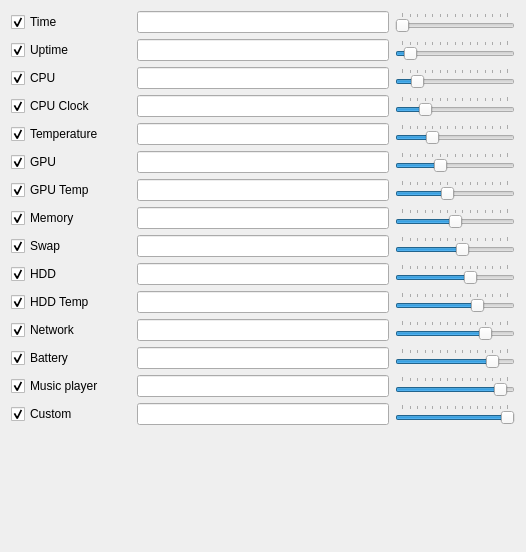
         <widget class="QWidget" name="content_settings">
          <property name="geometry">
           <rect>
            <x>0</x>
            <y>0</y>
            <width>526</width>
            <height>552</height>
           </rect>
          </property>
          <layout class="QVBoxLayout" name="verticalLayout_7">
           <item>
            <layout class="QHBoxLayout" name="layout_time">
             <item>
              <widget class="QCheckBox" name="checkBox_time">
               <property name="minimumSize">
                <size>
                 <width>120</width>
                 <height>0</height>
                </size>
               </property>
               <property name="text">
                <string>Time</string>
               </property>
               <property name="checked">
                <bool>true</bool>
               </property>
              </widget>
             </item>
             <item>
              <widget class="QLineEdit" name="lineEdit_time">
               <property name="toolTip">
                <string>$time - time in default format
$isotime - time in ISO format
$shorttime - time in short format
$longtime - time in log format
$custom - custom time format</string>
               </property>
               <property name="alignment">
                <set>Qt::AlignRight|Qt::AlignTrailing|Qt::AlignVCenter</set>
               </property>
              </widget>
             </item>
             <item>
              <widget class="QSlider" name="slider_time">
               <property name="maximumSize">
                <size>
                 <width>120</width>
                 <height>16777215</height>
                </size>
               </property>
               <property name="minimum">
                <number>1</number>
               </property>
               <property name="maximum">
                <number>15</number>
               </property>
               <property name="pageStep">
                <number>1</number>
               </property>
               <property name="orientation">
                <enum>Qt::Horizontal</enum>
               </property>
               <property name="tickPosition">
                <enum>QSlider::TicksAbove</enum>
               </property>
              </widget>
             </item>
            </layout>
           </item>
           <item>
            <layout class="QHBoxLayout" name="layout_uptime">
             <item>
              <widget class="QCheckBox" name="checkBox_uptime">
               <property name="minimumSize">
                <size>
                 <width>120</width>
                 <height>0</height>
                </size>
               </property>
               <property name="text">
                <string>Uptime</string>
               </property>
               <property name="checked">
                <bool>true</bool>
               </property>
              </widget>
             </item>
             <item>
              <widget class="QLineEdit" name="lineEdit_uptime">
               <property name="toolTip">
                <string>$uptime - system uptime
$custom - custom format</string>
               </property>
               <property name="alignment">
                <set>Qt::AlignRight|Qt::AlignTrailing|Qt::AlignVCenter</set>
               </property>
              </widget>
             </item>
             <item>
              <widget class="QSlider" name="slider_uptime">
               <property name="maximumSize">
                <size>
                 <width>120</width>
                 <height>16777215</height>
                </size>
               </property>
               <property name="minimum">
                <number>1</number>
               </property>
               <property name="maximum">
                <number>15</number>
               </property>
               <property name="pageStep">
                <number>1</number>
               </property>
               <property name="value">
                <number>2</number>
               </property>
               <property name="orientation">
                <enum>Qt::Horizontal</enum>
               </property>
               <property name="tickPosition">
                <enum>QSlider::TicksAbove</enum>
               </property>
              </widget>
             </item>
            </layout>
           </item>
           <item>
            <layout class="QHBoxLayout" name="layout_cpu">
             <item>
              <widget class="QCheckBox" name="checkBox_cpu">
               <property name="minimumSize">
                <size>
                 <width>120</width>
                 <height>0</height>
                </size>
               </property>
               <property name="text">
                <string>CPU</string>
               </property>
               <property name="checked">
                <bool>true</bool>
               </property>
               <property name="tristate">
                <bool>true</bool>
               </property>
              </widget>
             </item>
             <item>
              <widget class="QLineEdit" name="lineEdit_cpu">
               <property name="toolTip">
                <string>$cpu - total load CPU, %
$cpu0 - load CPU for core 0, %
...
$cpu9 - load CPU for core 9, %
...
$cpuN - load CPU for core N, %</string>
               </property>
               <property name="alignment">
                <set>Qt::AlignRight|Qt::AlignTrailing|Qt::AlignVCenter</set>
               </property>
              </widget>
             </item>
             <item>
              <widget class="QSlider" name="slider_cpu">
               <property name="maximumSize">
                <size>
                 <width>120</width>
                 <height>16777215</height>
                </size>
               </property>
               <property name="minimum">
                <number>1</number>
               </property>
               <property name="maximum">
                <number>15</number>
               </property>
               <property name="pageStep">
                <number>1</number>
               </property>
               <property name="value">
                <number>3</number>
               </property>
               <property name="orientation">
                <enum>Qt::Horizontal</enum>
               </property>
               <property name="tickPosition">
                <enum>QSlider::TicksAbove</enum>
               </property>
              </widget>
             </item>
            </layout>
           </item>
           <item>
            <layout class="QHBoxLayout" name="layout_cpuclock">
             <item>
              <widget class="QCheckBox" name="checkBox_cpuclock">
               <property name="minimumSize">
                <size>
                 <width>120</width>
                 <height>0</height>
                </size>
               </property>
               <property name="text">
                <string>CPU Clock</string>
               </property>
               <property name="checked">
                <bool>true</bool>
               </property>
               <property name="tristate">
                <bool>true</bool>
               </property>
              </widget>
             </item>
             <item>
              <widget class="QLineEdit" name="lineEdit_cpuclock">
               <property name="toolTip">
                <string>$cpucl - average CPU clock, MHz
$cpucl0 - CPU clock for core 0, MHz
...
$cpucl9 - CPU clock for core 9, MHz
...
$cpuclN - CPU clock for core N, MHz</string>
               </property>
               <property name="alignment">
                <set>Qt::AlignRight|Qt::AlignTrailing|Qt::AlignVCenter</set>
               </property>
              </widget>
             </item>
             <item>
              <widget class="QSlider" name="slider_cpuclock">
               <property name="maximumSize">
                <size>
                 <width>120</width>
                 <height>16777215</height>
                </size>
               </property>
               <property name="minimum">
                <number>1</number>
               </property>
               <property name="maximum">
                <number>15</number>
               </property>
               <property name="pageStep">
                <number>1</number>
               </property>
               <property name="value">
                <number>4</number>
               </property>
               <property name="orientation">
                <enum>Qt::Horizontal</enum>
               </property>
               <property name="tickPosition">
                <enum>QSlider::TicksAbove</enum>
               </property>
              </widget>
             </item>
            </layout>
           </item>
           <item>
            <layout class="QHBoxLayout" name="layout_temp">
             <item>
              <widget class="QCheckBox" name="checkBox_temp">
               <property name="minimumSize">
                <size>
                 <width>120</width>
                 <height>0</height>
                </size>
               </property>
               <property name="text">
                <string>Temperature</string>
               </property>
               <property name="checked">
                <bool>true</bool>
               </property>
              </widget>
             </item>
             <item>
              <widget class="QLineEdit" name="lineEdit_temp">
               <property name="toolTip">
                <string>$tempN - physical temperature on device N (from 0). Example: $temp0</string>
               </property>
               <property name="alignment">
                <set>Qt::AlignRight|Qt::AlignTrailing|Qt::AlignVCenter</set>
               </property>
              </widget>
             </item>
             <item>
              <widget class="QSlider" name="slider_temp">
               <property name="maximumSize">
                <size>
                 <width>120</width>
                 <height>16777215</height>
                </size>
               </property>
               <property name="minimum">
                <number>1</number>
               </property>
               <property name="maximum">
                <number>15</number>
               </property>
               <property name="pageStep">
                <number>1</number>
               </property>
               <property name="value">
                <number>5</number>
               </property>
               <property name="orientation">
                <enum>Qt::Horizontal</enum>
               </property>
               <property name="tickPosition">
                <enum>QSlider::TicksAbove</enum>
               </property>
              </widget>
             </item>
            </layout>
           </item>
           <item>
            <layout class="QHBoxLayout" name="layout_gpu">
             <item>
              <widget class="QCheckBox" name="checkBox_gpu">
               <property name="minimumSize">
                <size>
                 <width>120</width>
                 <height>0</height>
                </size>
               </property>
               <property name="text">
                <string>GPU</string>
               </property>
               <property name="checked">
                <bool>true</bool>
               </property>
              </widget>
             </item>
             <item>
              <widget class="QLineEdit" name="lineEdit_gpu">
               <property name="toolTip">
                <string>$gpu - gpu usage, %</string>
               </property>
               <property name="alignment">
                <set>Qt::AlignRight|Qt::AlignTrailing|Qt::AlignVCenter</set>
               </property>
              </widget>
             </item>
             <item>
              <widget class="QSlider" name="slider_gpu">
               <property name="maximumSize">
                <size>
                 <width>120</width>
                 <height>16777215</height>
                </size>
               </property>
               <property name="minimum">
                <number>1</number>
               </property>
               <property name="maximum">
                <number>15</number>
               </property>
               <property name="pageStep">
                <number>1</number>
               </property>
               <property name="value">
                <number>6</number>
               </property>
               <property name="orientation">
                <enum>Qt::Horizontal</enum>
               </property>
               <property name="tickPosition">
                <enum>QSlider::TicksAbove</enum>
               </property>
              </widget>
             </item>
            </layout>
           </item>
           <item>
            <layout class="QHBoxLayout" name="layout_gpuTemp">
             <item>
              <widget class="QCheckBox" name="checkBox_gpuTemp">
               <property name="minimumSize">
                <size>
                 <width>120</width>
                 <height>0</height>
                </size>
               </property>
               <property name="text">
                <string>GPU Temp</string>
               </property>
               <property name="checked">
                <bool>true</bool>
               </property>
              </widget>
             </item>
             <item>
              <widget class="QLineEdit" name="lineEdit_gpuTemp">
               <property name="toolTip">
                <string>$gputemp - physical temperature on GPU</string>
               </property>
               <property name="alignment">
                <set>Qt::AlignRight|Qt::AlignTrailing|Qt::AlignVCenter</set>
               </property>
              </widget>
             </item>
             <item>
              <widget class="QSlider" name="slider_gpuTemp">
               <property name="maximumSize">
                <size>
                 <width>120</width>
                 <height>16777215</height>
                </size>
               </property>
               <property name="minimum">
                <number>1</number>
               </property>
               <property name="maximum">
                <number>15</number>
               </property>
               <property name="pageStep">
                <number>1</number>
               </property>
               <property name="value">
                <number>7</number>
               </property>
               <property name="orientation">
                <enum>Qt::Horizontal</enum>
               </property>
               <property name="tickPosition">
                <enum>QSlider::TicksAbove</enum>
               </property>
              </widget>
             </item>
            </layout>
           </item>
           <item>
            <layout class="QHBoxLayout" name="layout_mem">
             <item>
              <widget class="QCheckBox" name="checkBox_mem">
               <property name="minimumSize">
                <size>
                 <width>120</width>
                 <height>0</height>
                </size>
               </property>
               <property name="text">
                <string>Memory</string>
               </property>
               <property name="checked">
                <bool>true</bool>
               </property>
               <property name="tristate">
                <bool>true</bool>
               </property>
              </widget>
             </item>
             <item>
              <widget class="QLineEdit" name="lineEdit_mem">
               <property name="toolTip">
                <string>$mem - RAM usage, %
$memmb - RAM usage, MB
$memgb - RAM usage, GB</string>
               </property>
               <property name="alignment">
                <set>Qt::AlignRight|Qt::AlignTrailing|Qt::AlignVCenter</set>
               </property>
              </widget>
             </item>
             <item>
              <widget class="QSlider" name="slider_mem">
               <property name="maximumSize">
                <size>
                 <width>120</width>
                 <height>16777215</height>
                </size>
               </property>
               <property name="minimum">
                <number>1</number>
               </property>
               <property name="maximum">
                <number>15</number>
               </property>
               <property name="pageStep">
                <number>1</number>
               </property>
               <property name="value">
                <number>8</number>
               </property>
               <property name="orientation">
                <enum>Qt::Horizontal</enum>
               </property>
               <property name="tickPosition">
                <enum>QSlider::TicksAbove</enum>
               </property>
              </widget>
             </item>
            </layout>
           </item>
           <item>
            <layout class="QHBoxLayout" name="layout_swap">
             <item>
              <widget class="QCheckBox" name="checkBox_swap">
               <property name="minimumSize">
                <size>
                 <width>120</width>
                 <height>0</height>
                </size>
               </property>
               <property name="text">
                <string>Swap</string>
               </property>
               <property name="checked">
                <bool>true</bool>
               </property>
               <property name="tristate">
                <bool>true</bool>
               </property>
              </widget>
             </item>
             <item>
              <widget class="QLineEdit" name="lineEdit_swap">
               <property name="toolTip">
                <string>$swap - swap usage, %
$swapmb - swap usage, MB
$swapgb - swap usage, GB</string>
               </property>
               <property name="alignment">
                <set>Qt::AlignRight|Qt::AlignTrailing|Qt::AlignVCenter</set>
               </property>
              </widget>
             </item>
             <item>
              <widget class="QSlider" name="slider_swap">
               <property name="maximumSize">
                <size>
                 <width>120</width>
                 <height>16777215</height>
                </size>
               </property>
               <property name="minimum">
                <number>1</number>
               </property>
               <property name="maximum">
                <number>15</number>
               </property>
               <property name="pageStep">
                <number>1</number>
               </property>
               <property name="value">
                <number>9</number>
               </property>
               <property name="orientation">
                <enum>Qt::Horizontal</enum>
               </property>
               <property name="tickPosition">
                <enum>QSlider::TicksAbove</enum>
               </property>
              </widget>
             </item>
            </layout>
           </item>
           <item>
            <layout class="QHBoxLayout" name="layout_hdd">
             <item>
              <widget class="QCheckBox" name="checkBox_hdd">
               <property name="minimumSize">
                <size>
                 <width>120</width>
                 <height>0</height>
                </size>
               </property>
               <property name="text">
                <string>HDD</string>
               </property>
               <property name="checked">
                <bool>true</bool>
               </property>
              </widget>
             </item>
             <item>
              <widget class="QLineEdit" name="lineEdit_hdd">
               <property name="toolTip">
                <string>$hddN - usage for mount point N (from 0), %. Example: $hdd0</string>
               </property>
               <property name="alignment">
                <set>Qt::AlignRight|Qt::AlignTrailing|Qt::AlignVCenter</set>
               </property>
              </widget>
             </item>
             <item>
              <widget class="QSlider" name="slider_hdd">
               <property name="maximumSize">
                <size>
                 <width>120</width>
                 <height>16777215</height>
                </size>
               </property>
               <property name="minimum">
                <number>1</number>
               </property>
               <property name="maximum">
                <number>15</number>
               </property>
               <property name="pageStep">
                <number>1</number>
               </property>
               <property name="value">
                <number>10</number>
               </property>
               <property name="orientation">
                <enum>Qt::Horizontal</enum>
               </property>
               <property name="tickPosition">
                <enum>QSlider::TicksAbove</enum>
               </property>
              </widget>
             </item>
            </layout>
           </item>
           <item>
            <layout class="QHBoxLayout" name="layout_hddTemp">
             <item>
              <widget class="QCheckBox" name="checkBox_hddTemp">
               <property name="minimumSize">
                <size>
                 <width>120</width>
                 <height>0</height>
                </size>
               </property>
               <property name="text">
                <string>HDD Temp</string>
               </property>
               <property name="checked">
                <bool>true</bool>
               </property>
              </widget>
             </item>
             <item>
              <widget class="QLineEdit" name="lineEdit_hddTemp">
               <property name="toolTip">
                <string>$hddtempN - physical temperature on device N (from 0). Example: $hddtemp0</string>
               </property>
               <property name="alignment">
                <set>Qt::AlignRight|Qt::AlignTrailing|Qt::AlignVCenter</set>
               </property>
              </widget>
             </item>
             <item>
              <widget class="QSlider" name="slider_hddTemp">
               <property name="maximumSize">
                <size>
                 <width>120</width>
                 <height>16777215</height>
                </size>
               </property>
               <property name="minimum">
                <number>1</number>
               </property>
               <property name="maximum">
                <number>15</number>
               </property>
               <property name="pageStep">
                <number>1</number>
               </property>
               <property name="value">
                <number>11</number>
               </property>
               <property name="orientation">
                <enum>Qt::Horizontal</enum>
               </property>
               <property name="tickPosition">
                <enum>QSlider::TicksAbove</enum>
               </property>
              </widget>
             </item>
            </layout>
           </item>
           <item>
            <layout class="QHBoxLayout" name="layout_net">
             <item>
              <widget class="QCheckBox" name="checkBox_net">
               <property name="minimumSize">
                <size>
                 <width>120</width>
                 <height>0</height>
                </size>
               </property>
               <property name="text">
                <string>Network</string>
               </property>
               <property name="checked">
                <bool>true</bool>
               </property>
               <property name="tristate">
                <bool>true</bool>
               </property>
              </widget>
             </item>
             <item>
              <widget class="QLineEdit" name="lineEdit_net">
               <property name="toolTip">
                <string>$down - download speed, KB/s
$up - upload speed, KB/s
$netdev - current network device</string>
               </property>
               <property name="alignment">
                <set>Qt::AlignRight|Qt::AlignTrailing|Qt::AlignVCenter</set>
               </property>
              </widget>
             </item>
             <item>
              <widget class="QSlider" name="slider_net">
               <property name="maximumSize">
                <size>
                 <width>120</width>
                 <height>16777215</height>
                </size>
               </property>
               <property name="minimum">
                <number>1</number>
               </property>
               <property name="maximum">
                <number>15</number>
               </property>
               <property name="pageStep">
                <number>1</number>
               </property>
               <property name="value">
                <number>12</number>
               </property>
               <property name="orientation">
                <enum>Qt::Horizontal</enum>
               </property>
               <property name="tickPosition">
                <enum>QSlider::TicksAbove</enum>
               </property>
              </widget>
             </item>
            </layout>
           </item>
           <item>
            <layout class="QHBoxLayout" name="layout_bat">
             <item>
              <widget class="QCheckBox" name="checkBox_bat">
               <property name="minimumSize">
                <size>
                 <width>120</width>
                 <height>0</height>
                </size>
               </property>
               <property name="text">
                <string>Battery</string>
               </property>
               <property name="checked">
                <bool>true</bool>
               </property>
              </widget>
             </item>
             <item>
              <widget class="QLineEdit" name="lineEdit_bat">
               <property name="toolTip">
                <string>$bat - battery charge, %
$ac - AC status</string>
               </property>
               <property name="alignment">
                <set>Qt::AlignRight|Qt::AlignTrailing|Qt::AlignVCenter</set>
               </property>
              </widget>
             </item>
             <item>
              <widget class="QSlider" name="slider_bat">
               <property name="maximumSize">
                <size>
                 <width>120</width>
                 <height>16777215</height>
                </size>
               </property>
               <property name="minimum">
                <number>1</number>
               </property>
               <property name="maximum">
                <number>15</number>
               </property>
               <property name="pageStep">
                <number>1</number>
               </property>
               <property name="value">
                <number>13</number>
               </property>
               <property name="orientation">
                <enum>Qt::Horizontal</enum>
               </property>
               <property name="tickPosition">
                <enum>QSlider::TicksAbove</enum>
               </property>
              </widget>
             </item>
            </layout>
           </item>
           <item>
            <layout class="QHBoxLayout" name="layout_player">
             <item>
              <widget class="QCheckBox" name="checkBox_player">
               <property name="minimumSize">
                <size>
                 <width>120</width>
                 <height>0</height>
                </size>
               </property>
               <property name="text">
                <string>Music player</string>
               </property>
               <property name="checked">
                <bool>true</bool>
               </property>
              </widget>
             </item>
             <item>
              <widget class="QLineEdit" name="lineEdit_player">
               <property name="toolTip">
                <string>$album - song album
$artist - song artist
$progress - song progress
$time - song duration
$title - song title</string>
               </property>
               <property name="alignment">
                <set>Qt::AlignRight|Qt::AlignTrailing|Qt::AlignVCenter</set>
               </property>
              </widget>
             </item>
             <item>
              <widget class="QSlider" name="slider_player">
               <property name="maximumSize">
                <size>
                 <width>120</width>
                 <height>16777215</height>
                </size>
               </property>
               <property name="minimum">
                <number>1</number>
               </property>
               <property name="maximum">
                <number>15</number>
               </property>
               <property name="pageStep">
                <number>1</number>
               </property>
               <property name="value">
                <number>14</number>
               </property>
               <property name="orientation">
                <enum>Qt::Horizontal</enum>
               </property>
               <property name="tickPosition">
                <enum>QSlider::TicksAbove</enum>
               </property>
              </widget>
             </item>
            </layout>
           </item>
           <item>
            <layout class="QHBoxLayout" name="layout_custom">
             <item>
              <widget class="QCheckBox" name="checkBox_custom">
               <property name="minimumSize">
                <size>
                 <width>120</width>
                 <height>0</height>
                </size>
               </property>
               <property name="text">
                <string>Custom</string>
               </property>
               <property name="checked">
                <bool>true</bool>
               </property>
              </widget>
             </item>
             <item>
              <widget class="QLineEdit" name="lineEdit_custom">
               <property name="toolTip">
                <string>$custom - get output from custom command</string>
               </property>
               <property name="alignment">
                <set>Qt::AlignRight|Qt::AlignTrailing|Qt::AlignVCenter</set>
               </property>
              </widget>
             </item>
             <item>
              <widget class="QSlider" name="slider_custom">
               <property name="maximumSize">
                <size>
                 <width>120</width>
                 <height>16777215</height>
                </size>
               </property>
               <property name="minimum">
                <number>1</number>
               </property>
               <property name="maximum">
                <number>15</number>
               </property>
               <property name="pageStep">
                <number>1</number>
               </property>
               <property name="value">
                <number>15</number>
               </property>
               <property name="orientation">
                <enum>Qt::Horizontal</enum>
               </property>
               <property name="tickPosition">
                <enum>QSlider::TicksAbove</enum>
               </property>
              </widget>
             </item>
            </layout>
           </item>
           <item>
            <spacer name="spacer_elements">
             <property name="orientation">
              <enum>Qt::Vertical</enum>
             </property>
             <property name="sizeHint" stdset="0">
              <size>
               <width>20</width>
               <height>0</height>
              </size>
             </property>
            </spacer>
           </item>
          </layout>
         </widget>
